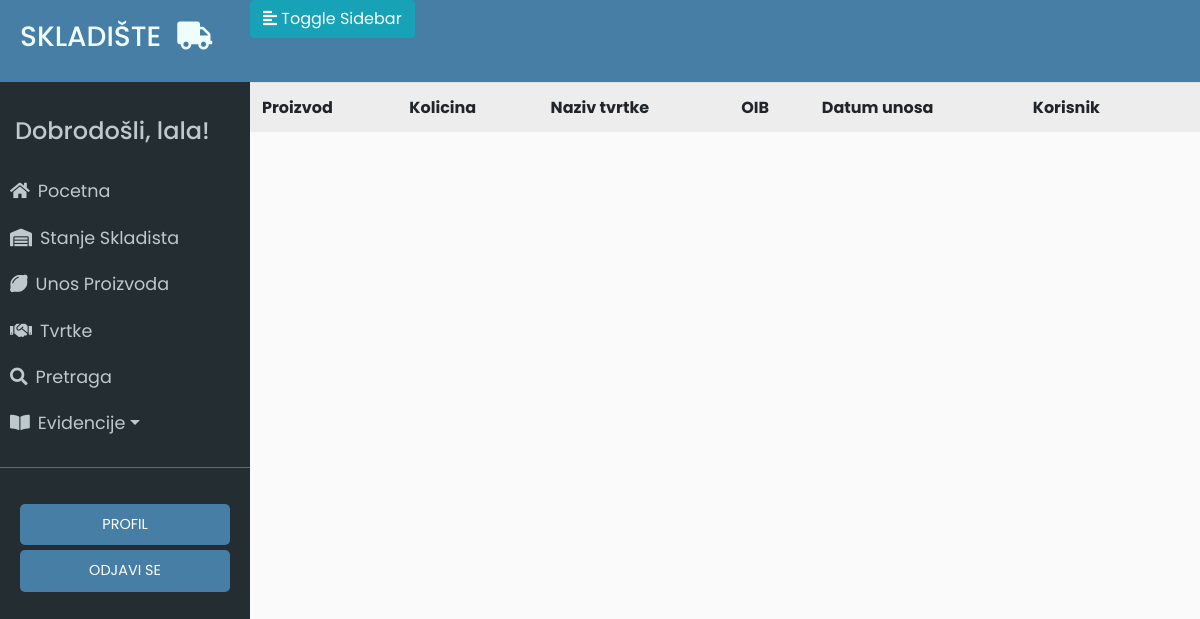
Before: /evidencija_izdavanja (signed in) with the older database file.
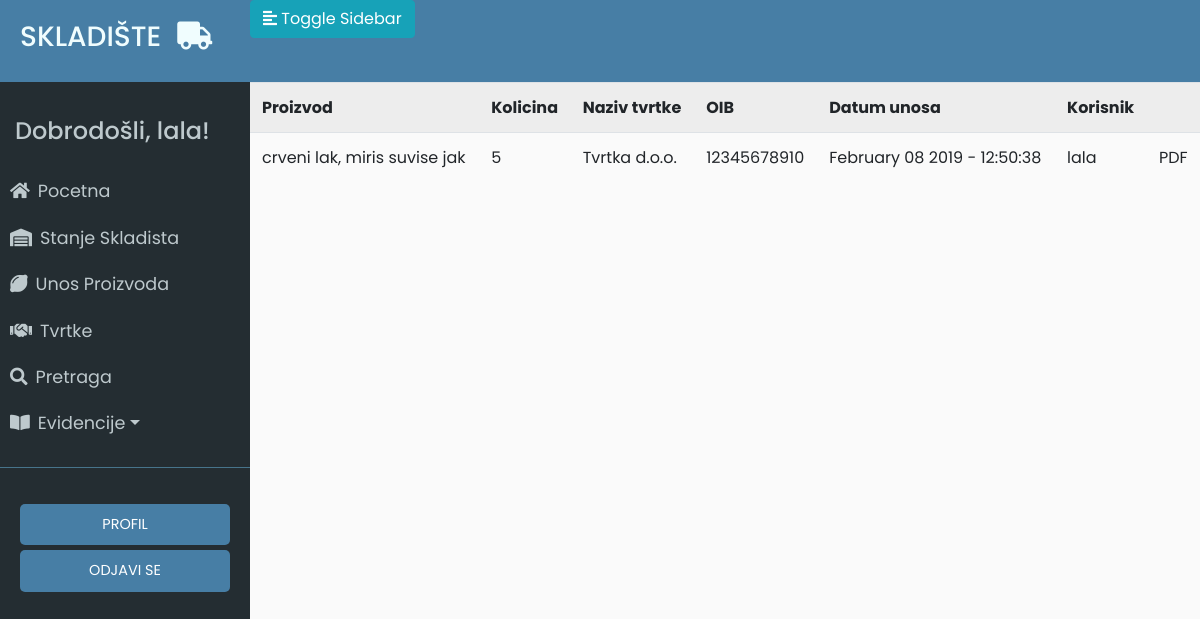
After: the same page with the newer database file.
### app/models.py (models this page shows, shortened)
class Evidencija(db.Model):
	id = db.Column(db.Integer, primary_key=True)
	proizvod_id = db.Column(db.Integer, db.ForeignKey('proizvod.id'))
	tvrtka_id = db.Column(db.Integer, db.ForeignKey('tvrtka.id'))
	promijenjena_kolicina = db.Column(db.Integer)
	datum_unosa = db.Column(db.DateTime, default=datetime.utcnow)
	vrsta_unosa = db.Column(db.String(64))
	user_id = db.Column(db.Integer, db.ForeignKey('user.id'))

class Proizvod(db.Model):
	__searchable__ = ['name']
	id = db.Column(db.Integer, primary_key=True)
	name = db.Column(db.String(64))
	kolicina = db.Column(db.Integer)
	zemlja_podrijetla = db.Column(db.String(64))
	datum_unosa = db.Column(db.DateTime, default=datetime.utcnow)
	evidencija = db.relationship('Evidencija', backref='proizvod', lazy='dynamic')

class Tvrtka(db.Model):
	id = db.Column(db.Integer, primary_key=True)
	name = db.Column(db.String(64))
	oib = db.Column(db.Integer, unique=True)
	grad = db.Column(db.String(64))
	p_broj = db.Column(db.Integer)
	drzava = db.Column(db.String(64))
	evidencija = db.relationship('Evidencija', backref='tvrtka', lazy='dynamic')

class User(UserMixin, db.Model):
	id = db.Column(db.Integer, primary_key=True)
	username = db.Column(db.String(64), index=True, unique=True)
	email = db.Column(db.String(120), index=True, unique=True)
	password_hash = db.Column(db.String(128))
	last_seen = db.Column(db.DateTime, default=datetime.utcnow)
	evidencija = db.relationship('Evidencija', backref='user', lazy='dynamic')

### app/routes.py (the view)
@app.route('/evidencija_izdavanja')
@login_required
def evidencija_izdavanja():
	evidencija = Evidencija.query.filter_by(vrsta_unosa='izlaz').order_by(Evidencija.datum_unosa.desc()).all()
	return render_template('evidencija_izdavanja.html', title='Evidencija izdavanja', evidencija=evidencija)

### app/models.py (called while the page is built)
@login.user_loader
def load_user(id):
	return User.query.get(int(id))

### app/routes.py (called while the page is built)
@app.before_request
def before_request():
	if current_user.is_authenticated:
		current_user.last_seen = datetime.utcnow()
		db.session.commit()

### app/templates/evidencija_izdavanja.html (shortened to what this page needs)
{% extends "base.html" %}
{% block content %}
<table class="table table-striped">
	<tr>
        <th>Proizvod</th>
        <th>Kolicina</th>
        <th>Naziv tvrtke</th>
        <th>OIB</th>
        <th>Datum unosa</th>
        <th>Korisnik</th>
        <th></th>
    </tr>
    {% for e in evidencija %}
    <tr>
    	<td><a href="/proizvod/{{e.proizvod.name}}">{{ e.proizvod.name }}</a></td>
    	<td>{{ e.promijenjena_kolicina }}</td>
    	<td>{{ e.tvrtka.name }}</td>
    	<td>{{ e.tvrtka.oib }}</td>
    	<td>{{ e.datum_unosa.strftime('%B %d %Y - %H:%M:%S') }}</td>
        <td>{{ e.user.username }}</td>
        <td><a href="evidencija/{{e.id}}">PDF</a></td>
    </tr>
    {% endfor %}
</table>
{% endblock %}

Changed rows visible on the page:
added Evidencija: proizvod.name "crveni lak, miris suvise jak", promijenjena_kolicina "5", tvrtka.name "Tvrtka d.o.o.", tvrtka.oib "12345678910", datum_unosa "February 08 2019 - 12:50:38", user.username "lala"
